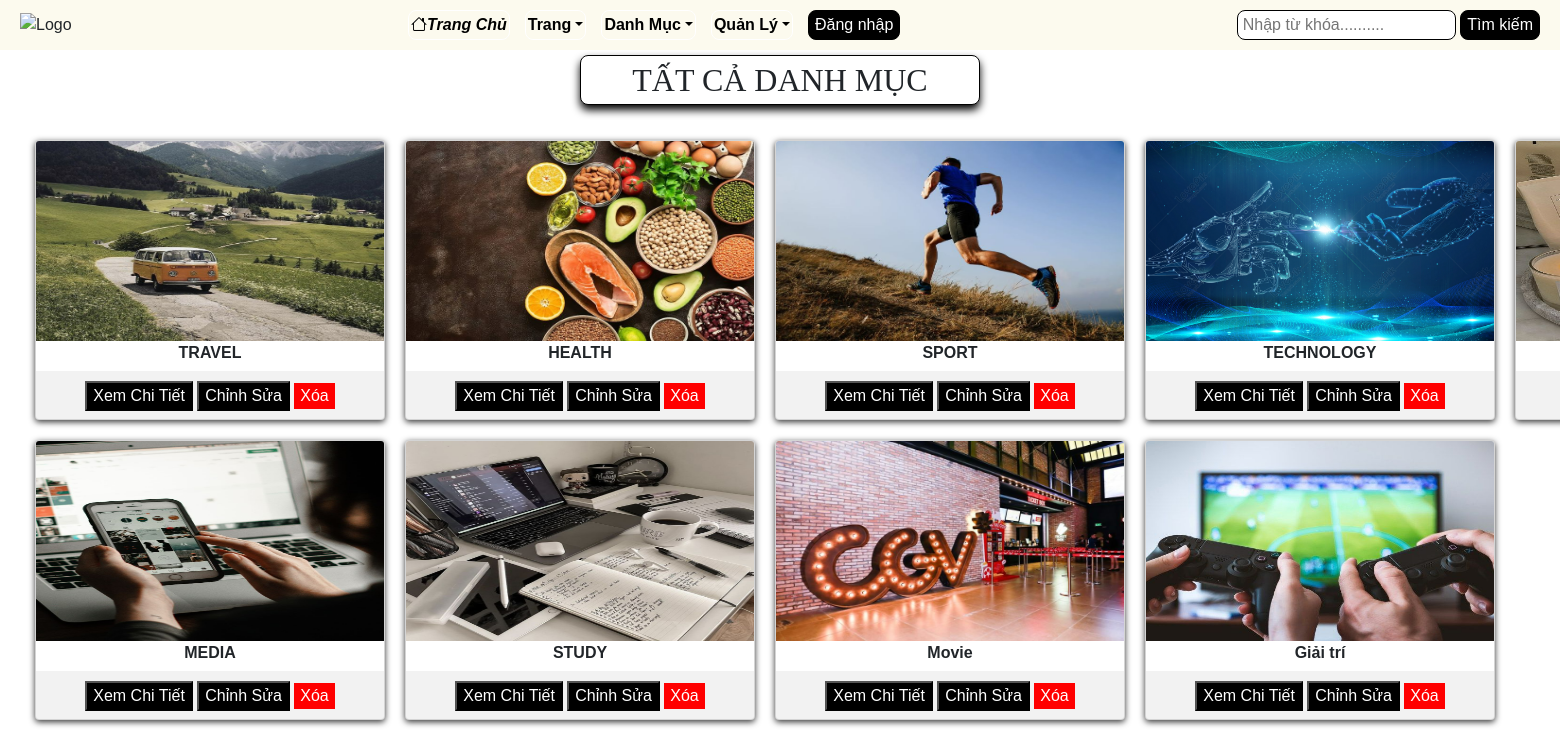
The page /danhmuc/ on the database its author committed.
### api/models.py (models this page shows, shortened)
class Category(models.Model):
    title = models.CharField(max_length=100)
    image = models.FileField(upload_to="image", null=True, blank=True)
    slug = models.SlugField(unique=True, null=True, blank=True)
    class Meta:
        verbose_name_plural = "Category"

### api/views.py (the view)
# urls.py: path('danhmuc/',api_views.danhmuc,name='danhmuc'),
def danhmuc(request):
    categories=Category.objects.all()
    return render(request,'danhmuc.html',{'categories':categories})

### api/templates/danhmuc.html (shortened to what this page needs)
{%extends 'base.html'%}
{%block content%}
<body>
<h2> TẤT CẢ DANH MỤC </h2>
<div class='container'>
    {%for i in categories%}
        <div class="card">
            <div class='card_image'>
              {% if i.image %}
                <img title='{{i.user.username}}' src="{{ i.image.url }}" alt="{{ i.title }}" style="transition: opacity 0.3s ease;width: 100%; height:200px">
              {% endif %}
              <p class='customize'>{{i.title}}</p>
            </div>
            <div style='text-align:center;margin-top:10px;'>
              <button style='background-color:black'><a href="{% url 'category_post_list' i.id %}" style='color:white' >Xem Chi Tiết</a></button>
              <button style='background-color:black'><a href="{% url 'category_edit' i.id %}" style='color:white'>Chỉnh Sửa</a></button>
              <button style='background-color:red;border:none'><a href="{% url 'category_delete' i.id %}" style='color:white'>Xóa</a></button>
            </div>
        </div>
    {%endfor%}
</div>
</body>
{%endblock%}

### api/templates/base.html (shortened to what this page needs)
<!DOCTYPE html>
{% load static %}
<html lang="en">
<head>
    <link rel="stylesheet" href="https://cdnjs.cloudflare.com/ajax/libs/font-awesome/6.0.0-beta3/css/all.min.css">
    <link href="https://cdnjs.cloudflare.com/ajax/libs/font-awesome/6.0.0-beta3/css/all.min.css" rel="stylesheet">
    <link href="https://cdn.jsdelivr.net/npm/bootstrap-icons/font/bootstrap-icons.css" rel="stylesheet">
    <link rel="stylesheet" href="https://stackpath.bootstrapcdn.com/bootstrap/4.4.1/css/bootstrap.min.css"
>
    <link rel="stylesheet" href="https://cdnjs.cloudflare.com/ajax/libs/font-awesome/4.7.0/css/font-awesome.min.css">
    <link rel="stylesheet" type="text/css" href="{% static 'css/style.css' %}">
</head>
<body>
<header>
    <div class="header-container">
        <div class="logo">
            <img style="width:200px;height:55px" src="{% static 'images/1.LOGO.png' %}" alt="Logo">
        </div>
        <nav>
            <ul class="nav-links">
                <li><a href="{% url 'trang_chu' %}" style='content: attr(data-icon);color:black'><i class="bi-house">Trang
                    Chủ</i></a></li>
                <li class="dropdown">
                    <a href="{%url 'trang' %}" class="dropdown-toggle">Trang</a>
                </li>
                <li class="dropdown">
                    <a href="#" class="dropdown-toggle">Danh Mục</a>
                </li>
                <li class="dropdown">
                    <a href="#" class="dropdown-toggle">Quản Lý</a>
                </li>
                <button type='submit'
                        style='margin:auto;height:30px;border:1px black solid;border-radius:8px;background-color:black'>
                    {% if user.is_authenticated %}
                    <a href="{% url 'logout' %}" style='color:white'>Đăng xuất</a>
                    {% else %}
                    <a href="{% url 'login' %}" style='color:white'>Đăng nhập</a>
                    {% endif %}
                </button>
            </ul>
        </nav>
        <div class="search-bar" style="color:white">
            <form method="get" action="{% url 'search_posts' %}">
                <input type="text" name="q"
                       style="height:30px;background-color:white;border:1px black solid;border-radius:8px"
                       placeholder="Nhập từ khóa.........." value="{{ query|default:'' }}">
                <button type="submit"
                        style="height:30px;background-color:black;border:1px black solid;border-radius:8px;color:white">
                    Tìm kiếm
                </button>
            </form>
        </div>
    </div>
</header>
{%block content%}{%endblock%}
</body>
</html>

### static/css/style.css (style rules this page uses)
body { font-family: Arial, sans-serif; margin: 0; padding: 0; }
.header-container { display: flex; justify-content: space-between; align-items: center; padding: 10px 20px; background-color: #051d6b; }
.logo img { height: 50px; width: 120px; }
.nav-links { list-style-type: none; margin: 0; padding: 0; display: flex; gap: 15px; }
.search-bar input { padding: 5px; border: 1px solid #ccc; border-radius: 4px; }
.nav-links li { display: inline; }
.nav-links a { color: rgb(183, 115, 6); text-decoration: none; font-size: 16px; }

### api/templates/base.html (style rules this page uses)
.header-container { display: flex; flex:0 0 auto; width:100%; justify-content: space-between; align-items: center; padding: 10px 20px; background-color:#fcfaee; text-align:center; height:50px;width:auto" }
body { font-family:Montserat; margin:auto; background-color:rgb(193, 163, 98); }
li { border:1px white solid; padding:2px; border-radius:8px; justify-content:center; align-item:center; margin:auto; height:30px; }
li a { color:black; font-weight:bold; text-align:center; }

### api/templates/danhmuc.html (style rules this page uses)
body { font-family: Arial, sans-serif; margin: 0; }
.container { display: grid; grid-template-columns: repeat(5, 1fr); row-gap: 20px; margin-top:30px; margin-left:10px; margin-right:10px; padding: 5px; }
.card { position: relative; width: 350px; min-height:280px; aspect-ratio: 16/9; background-color: #f2f2f2; gap: 30px; display:inline-block; align-items: center; margin-left:20px; row-gap:50px; justify-content: center; overflow: hidden; perspective: 1000px; box-shadow: 0 2px 6px rgba(0,0,0,0.8); transition: all 0.6s cubic-bezier(0.175, 0.885, 0.32, 1.275); }
h2 { padding:5px; text-align:center; border:1px black solid; height:50px; width:400px; font-family:Montserat; border-radius:8px; background-color:white; box-shadow: 0 5px 8px rgba(0,0,0,2); margin: auto; margin-top:5px; }
.customize { font-weight:bold; text-align:center; margin:auto; flex: 0 0 auto; height:30px; background-color:white; }

### rows shown on the page
Category: image (picture), title "TRAVEL"
Category: image (picture), title "HEALTH"
Category: image (picture), title "SPORT"
Category: image (picture), title "TECHNOLOGY"
Category: image (picture)
Category: image (picture), title "MEDIA"
Category: image (picture), title "STUDY"
Category: image (picture), title "Movie"
Category: image (picture), title "Giải trí"
